Frame 1 (no input): blank canvas, image omitted
Frame 60 (the mouse pressed at the canvas centre just before this capture): blank canvas, image omitted
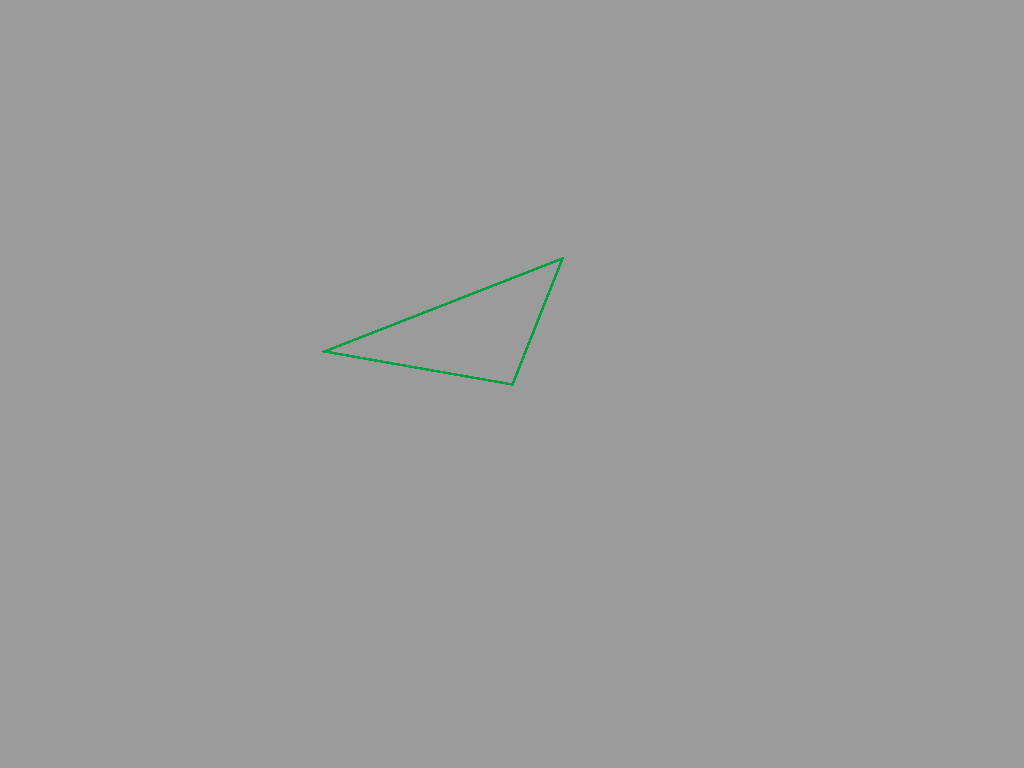
Frame 120 (the mouse held since frame 60 and released just before this capture)

The Processing sketch whose frames 1 and 60 were blank and that drew this single picture after the mouse press (run headless with seeded random() and noise(); from frame 60 on, the mouse is pressed at the canvas centre):

// Processing sketch: attackofthetriangles
// ── attackofthetriangles.pde
// controlling new random triangles

// info for data

float r= random(250); // random red
float g = random(250); // random green
float b = random(250); // random blue
float rs = 1.5; // 
float rpx1 = random (1024);
float rpy1 = random (768);
float rpx2 = random (1024);
float rpy2 = random (768);
float rpx3 = random (1024);
float rpy3 = random (768);

void setup() {
  size(1024, 768);
  background(155);
  frameRate(10);
}

void draw() {
  triangles();
}

// data for program


void key_commands() {
  if (keyPressed) { // controls stroke width
    if (key == 'e') {
     rs++;
    }
    if (key == 'E')
      rs--;
  }
  if (keyPressed) { // controls color
    if (key == 'q' || key == 'Q') {
      r=random(250);
      g=random(250);
      b=random(250);
    }
  }
  if (keyPressed) { // controls random generation of point 1
    if (key == 'w') {
      rpx2++;
      rpy2++;
      rpx3++;
      rpy3++;
    }
    if (keyPressed) {
      if (key == 'W') {
        rpx1--;
        rpy1--;
        rpx2--;
        rpy2--;
        rpx3--;
        rpy3--;
      }
    }
    if (keyPressed) {
      if (key == 'r') {
        background(r++, b);
      }
    }
  }
}

// you can do a "class" for the shapes after you get this into OF!
// yay!


void triangles() { // random triangle generator
    //click the mouse in the bottom left quad and generate random triangles
    key_commands();
    noFill();
    if (mousePressed == true) {  
      noFill();
      stroke(2, r, g, b);
      strokeWeight(rs);
      rpx1=mouseX;
      rpy1=mouseY;
      triangle(rpx1, rpy1, rpx2, rpy2, rpx3, rpy3);
      if(rs < 1){
        rs = 2 ;
      }
    }
  }
